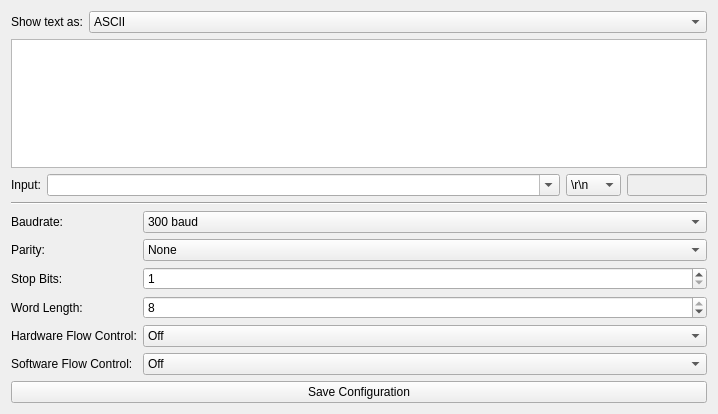
<?xml version="1.0" encoding="UTF-8"?>
<ui version="4.0">
 <class>RS232</class>
 <widget class="QWidget" name="RS232">
  <property name="geometry">
   <rect>
    <x>0</x>
    <y>0</y>
    <width>718</width>
    <height>414</height>
   </rect>
  </property>
  <property name="windowTitle">
   <string>Form</string>
  </property>
  <layout class="QVBoxLayout" name="verticalLayout">
   <item>
    <layout class="QHBoxLayout" name="horizontalLayout_2">
     <item>
      <widget class="QLabel" name="label_8">
       <property name="text">
        <string>Show text as:</string>
       </property>
      </widget>
     </item>
     <item>
      <widget class="QComboBox" name="text_type_combobox">
       <property name="sizePolicy">
        <sizepolicy hsizetype="Expanding" vsizetype="Fixed">
         <horstretch>0</horstretch>
         <verstretch>0</verstretch>
        </sizepolicy>
       </property>
       <item>
        <property name="text">
         <string>ASCII</string>
        </property>
       </item>
       <item>
        <property name="text">
         <string>Hex</string>
        </property>
       </item>
      </widget>
     </item>
    </layout>
   </item>
   <item>
    <widget class="QPlainTextEdit" name="text">
     <property name="minimumSize">
      <size>
       <width>675</width>
       <height>0</height>
      </size>
     </property>
     <property name="font">
      <font>
       <family>Ubuntu Mono</family>
      </font>
     </property>
     <property name="undoRedoEnabled">
      <bool>false</bool>
     </property>
     <property name="readOnly">
      <bool>true</bool>
     </property>
     <property name="plainText">
      <string/>
     </property>
     <property name="textInteractionFlags">
      <set>Qt::TextSelectableByKeyboard|Qt::TextSelectableByMouse</set>
     </property>
    </widget>
   </item>
   <item>
    <layout class="QHBoxLayout" name="horizontalLayout">
     <item>
      <widget class="QLabel" name="label_5">
       <property name="text">
        <string>Input:</string>
       </property>
      </widget>
     </item>
     <item>
      <widget class="QComboBox" name="input_combobox">
       <property name="sizePolicy">
        <sizepolicy hsizetype="Expanding" vsizetype="Fixed">
         <horstretch>0</horstretch>
         <verstretch>0</verstretch>
        </sizepolicy>
       </property>
       <property name="editable">
        <bool>true</bool>
       </property>
       <property name="maxCount">
        <number>100</number>
       </property>
       <property name="insertPolicy">
        <enum>QComboBox::InsertAtBottom</enum>
       </property>
      </widget>
     </item>
     <item>
      <widget class="QComboBox" name="line_ending_combobox">
       <property name="toolTip">
        <string>Line Ending</string>
       </property>
       <property name="currentIndex">
        <number>3</number>
       </property>
       <item>
        <property name="text">
         <string/>
        </property>
       </item>
       <item>
        <property name="text">
         <string>\n</string>
        </property>
       </item>
       <item>
        <property name="text">
         <string>\r</string>
        </property>
       </item>
       <item>
        <property name="text">
         <string>\r\n</string>
        </property>
       </item>
       <item>
        <property name="text">
         <string>\n\r</string>
        </property>
       </item>
       <item>
        <property name="text">
         <string>\0</string>
        </property>
       </item>
       <item>
        <property name="text">
         <string>Hex:</string>
        </property>
       </item>
      </widget>
     </item>
     <item>
      <widget class="QLineEdit" name="line_ending_lineedit">
       <property name="enabled">
        <bool>false</bool>
       </property>
       <property name="sizePolicy">
        <sizepolicy hsizetype="Fixed" vsizetype="Fixed">
         <horstretch>0</horstretch>
         <verstretch>0</verstretch>
        </sizepolicy>
       </property>
       <property name="maximumSize">
        <size>
         <width>80</width>
         <height>16777215</height>
        </size>
       </property>
      </widget>
     </item>
    </layout>
   </item>
   <item>
    <widget class="Line" name="line">
     <property name="orientation">
      <enum>Qt::Horizontal</enum>
     </property>
    </widget>
   </item>
   <item>
    <layout class="QGridLayout" name="gridLayout">
     <item row="0" column="0">
      <widget class="QLabel" name="label_2">
       <property name="text">
        <string>Baudrate:</string>
       </property>
      </widget>
     </item>
     <item row="6" column="0" colspan="2">
      <widget class="QPushButton" name="save_button">
       <property name="text">
        <string>Save Configuration</string>
       </property>
      </widget>
     </item>
     <item row="4" column="0">
      <widget class="QLabel" name="label_6">
       <property name="text">
        <string>Hardware Flow Control:</string>
       </property>
      </widget>
     </item>
     <item row="3" column="0">
      <widget class="QLabel" name="label">
       <property name="text">
        <string>Word Length:</string>
       </property>
      </widget>
     </item>
     <item row="2" column="1">
      <widget class="QSpinBox" name="stopbits_spinbox">
       <property name="minimum">
        <number>1</number>
       </property>
       <property name="maximum">
        <number>2</number>
       </property>
      </widget>
     </item>
     <item row="1" column="0">
      <widget class="QLabel" name="label_3">
       <property name="text">
        <string>Parity:</string>
       </property>
      </widget>
     </item>
     <item row="3" column="1">
      <widget class="QSpinBox" name="wordlength_spinbox">
       <property name="minimum">
        <number>5</number>
       </property>
       <property name="maximum">
        <number>8</number>
       </property>
       <property name="value">
        <number>8</number>
       </property>
      </widget>
     </item>
     <item row="1" column="1">
      <widget class="QComboBox" name="parity_combobox">
       <item>
        <property name="text">
         <string>None</string>
        </property>
       </item>
       <item>
        <property name="text">
         <string>Odd</string>
        </property>
       </item>
       <item>
        <property name="text">
         <string>Even</string>
        </property>
       </item>
       <item>
        <property name="text">
         <string>Forced Parity 1</string>
        </property>
       </item>
       <item>
        <property name="text">
         <string>Forced Parity 0</string>
        </property>
       </item>
      </widget>
     </item>
     <item row="0" column="1">
      <widget class="QComboBox" name="baudrate_combobox">
       <property name="sizePolicy">
        <sizepolicy hsizetype="Preferred" vsizetype="Fixed">
         <horstretch>1</horstretch>
         <verstretch>0</verstretch>
        </sizepolicy>
       </property>
       <item>
        <property name="text">
         <string>300 baud</string>
        </property>
       </item>
       <item>
        <property name="text">
         <string>600 baud</string>
        </property>
       </item>
       <item>
        <property name="text">
         <string>1200 baud</string>
        </property>
       </item>
       <item>
        <property name="text">
         <string>2400 baud</string>
        </property>
       </item>
       <item>
        <property name="text">
         <string>4800 baud</string>
        </property>
       </item>
       <item>
        <property name="text">
         <string>9600 baud</string>
        </property>
       </item>
       <item>
        <property name="text">
         <string>14400 baud</string>
        </property>
       </item>
       <item>
        <property name="text">
         <string>19200 baud</string>
        </property>
       </item>
       <item>
        <property name="text">
         <string>28800 baud</string>
        </property>
       </item>
       <item>
        <property name="text">
         <string>38400 baud</string>
        </property>
       </item>
       <item>
        <property name="text">
         <string>57600 baud</string>
        </property>
       </item>
       <item>
        <property name="text">
         <string>115200 baud</string>
        </property>
       </item>
       <item>
        <property name="text">
         <string>230400 baud</string>
        </property>
       </item>
      </widget>
     </item>
     <item row="2" column="0">
      <widget class="QLabel" name="label_4">
       <property name="text">
        <string>Stop Bits:</string>
       </property>
      </widget>
     </item>
     <item row="4" column="1">
      <widget class="QComboBox" name="hardware_flowcontrol_combobox">
       <item>
        <property name="text">
         <string>Off</string>
        </property>
       </item>
       <item>
        <property name="text">
         <string>On</string>
        </property>
       </item>
      </widget>
     </item>
     <item row="5" column="0">
      <widget class="QLabel" name="label_7">
       <property name="text">
        <string>Software Flow Control:</string>
       </property>
      </widget>
     </item>
     <item row="5" column="1">
      <widget class="QComboBox" name="software_flowcontrol_combobox">
       <item>
        <property name="text">
         <string>Off</string>
        </property>
       </item>
       <item>
        <property name="text">
         <string>On</string>
        </property>
       </item>
      </widget>
     </item>
    </layout>
   </item>
  </layout>
 </widget>
 <tabstops>
  <tabstop>text_type_combobox</tabstop>
  <tabstop>text</tabstop>
  <tabstop>input_combobox</tabstop>
  <tabstop>baudrate_combobox</tabstop>
  <tabstop>parity_combobox</tabstop>
  <tabstop>stopbits_spinbox</tabstop>
  <tabstop>wordlength_spinbox</tabstop>
  <tabstop>hardware_flowcontrol_combobox</tabstop>
  <tabstop>software_flowcontrol_combobox</tabstop>
  <tabstop>save_button</tabstop>
 </tabstops>
 <resources/>
 <connections/>
</ui>
